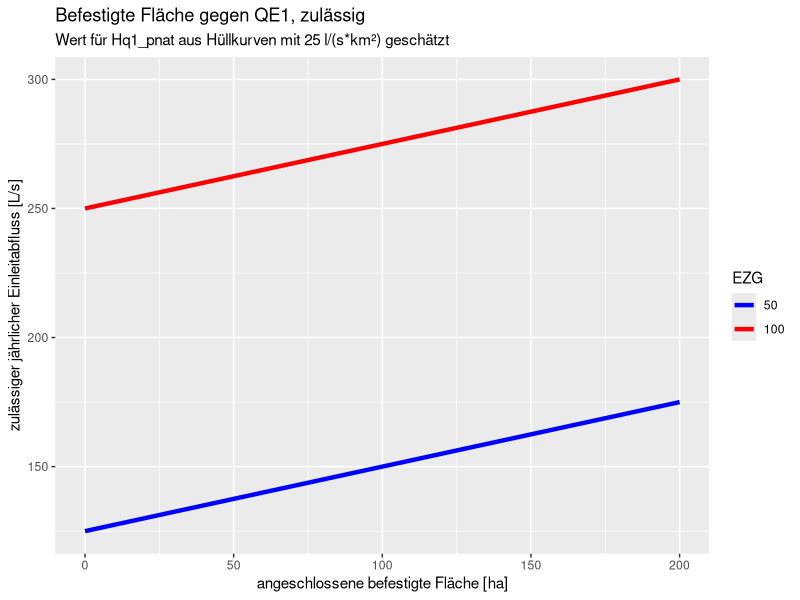

Write the R code that produced this figure.
## ---- chunk 1
knitr::opts_chunk$set(echo = TRUE)
## ---- chunk 2

library(tidyverse)

A_befestigt <- 0:200 #ha
A_EZG1 <- 50 # km²
A_EZG2 <- 100 # km²

#Gefaelle  < 0.5

# Aus Hüllkurven im Anhang

Hq1_pnat <- 25 # l/(s*km²)

# Hq2, pnat ist unbekant desweegen wird x = 0.1 gesetzt

x <- 0.1 

# Berechnung
QE1_zul <- Hq1_pnat*A_befestigt/100 + 0.1*Hq1_pnat*A_EZG1
QE1_zul2 <- Hq1_pnat*(A_befestigt/100 + 0.1*A_EZG2)

df <- data.frame(A_befestigt = A_befestigt, 
                 EZG = as.factor(rep(c(A_EZG1, A_EZG2), each = 201)),
                 QE1_zul = c(QE1_zul, QE1_zul2))

ggplot(df, aes( x = A_befestigt, y = QE1_zul, col = EZG)) + geom_line(lwd = 1.5)+
  ggtitle("Befestigte Fläche gegen QE1, zulässig", 
          subtitle = "Wert für Hq1_pnat aus Hüllkurven mit 25 l/(s*km²) geschätzt") +
  scale_color_manual(values = c("50"="blue", "100"="red"))+ xlab("angeschlossene befestigte Fläche [ha]") + 
  ylab("zulässiger jährlicher Einleitabfluss [L/s]")


